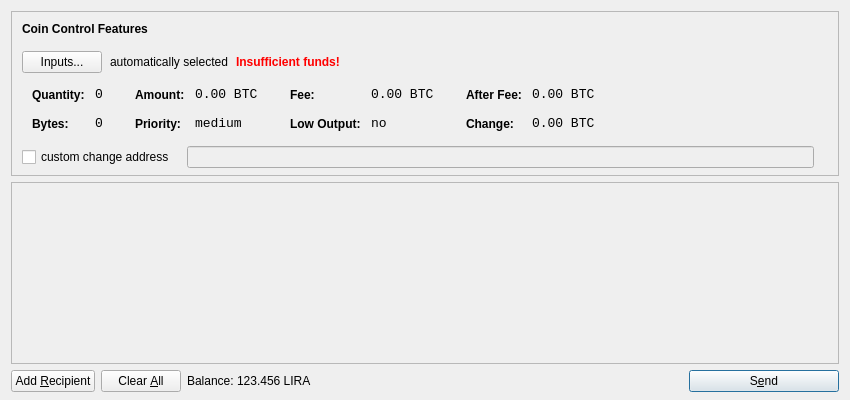
<?xml version="1.0" encoding="UTF-8"?>
<ui version="4.0">
 <class>SendCoinsDialog</class>
 <widget class="QDialog" name="SendCoinsDialog">
  <property name="geometry">
   <rect>
    <x>0</x>
    <y>0</y>
    <width>850</width>
    <height>400</height>
   </rect>
  </property>
  <property name="windowTitle">
   <string>Send Coins</string>
  </property>
  <layout class="QVBoxLayout" name="verticalLayout" stretch="0,1,0">
   <property name="bottomMargin">
    <number>8</number>
   </property>
   <item>
    <widget class="QFrame" name="frameCoinControl">
     <property name="sizePolicy">
      <sizepolicy hsizetype="Expanding" vsizetype="Expanding">
       <horstretch>0</horstretch>
       <verstretch>0</verstretch>
      </sizepolicy>
     </property>
     <property name="maximumSize">
      <size>
       <width>16777215</width>
       <height>16777215</height>
      </size>
     </property>
     <property name="frameShape">
      <enum>QFrame::StyledPanel</enum>
     </property>
     <property name="frameShadow">
      <enum>QFrame::Sunken</enum>
     </property>
     <layout class="QVBoxLayout" name="verticalLayoutCoinControl2">
      <property name="spacing">
       <number>-1</number>
      </property>
      <property name="leftMargin">
       <number>0</number>
      </property>
      <property name="topMargin">
       <number>0</number>
      </property>
      <property name="rightMargin">
       <number>0</number>
      </property>
      <property name="bottomMargin">
       <number>6</number>
      </property>
      <item>
       <layout class="QVBoxLayout" name="verticalLayoutCoinControl" stretch="0,0,0,0,1">
        <property name="spacing">
         <number>0</number>
        </property>
        <property name="leftMargin">
         <number>10</number>
        </property>
        <property name="topMargin">
         <number>10</number>
        </property>
        <item>
         <layout class="QHBoxLayout" name="horizontalLayoutCoinControl1">
          <property name="bottomMargin">
           <number>15</number>
          </property>
          <item>
           <widget class="QLabel" name="labelCoinControlFeatures">
            <property name="sizePolicy">
             <sizepolicy hsizetype="Preferred" vsizetype="Maximum">
              <horstretch>0</horstretch>
              <verstretch>0</verstretch>
             </sizepolicy>
            </property>
            <property name="font">
             <font>
              <weight>75</weight>
              <bold>true</bold>
             </font>
            </property>
            <property name="styleSheet">
             <string notr="true">font-weight:bold;</string>
            </property>
            <property name="text">
             <string>Coin Control Features</string>
            </property>
           </widget>
          </item>
         </layout>
        </item>
        <item>
         <layout class="QHBoxLayout" name="horizontalLayoutCoinControl2" stretch="0,0,0,0">
          <property name="spacing">
           <number>8</number>
          </property>
          <property name="bottomMargin">
           <number>10</number>
          </property>
          <item>
           <widget class="QPushButton" name="pushButtonCoinControl">
            <property name="styleSheet">
             <string notr="true"/>
            </property>
            <property name="text">
             <string>Inputs...</string>
            </property>
           </widget>
          </item>
          <item>
           <widget class="QLabel" name="labelCoinControlAutomaticallySelected">
            <property name="text">
             <string>automatically selected</string>
            </property>
            <property name="margin">
             <number>5</number>
            </property>
           </widget>
          </item>
          <item>
           <widget class="QLabel" name="labelCoinControlInsuffFunds">
            <property name="font">
             <font>
              <weight>75</weight>
              <bold>true</bold>
             </font>
            </property>
            <property name="styleSheet">
             <string notr="true">color:red;font-weight:bold;</string>
            </property>
            <property name="text">
             <string>Insufficient funds!</string>
            </property>
            <property name="margin">
             <number>5</number>
            </property>
           </widget>
          </item>
          <item>
           <spacer name="horizontalSpacerCoinControl">
            <property name="orientation">
             <enum>Qt::Horizontal</enum>
            </property>
            <property name="sizeHint" stdset="0">
             <size>
              <width>40</width>
              <height>1</height>
             </size>
            </property>
           </spacer>
          </item>
         </layout>
        </item>
        <item>
         <widget class="QWidget" name="widgetCoinControl" native="true">
          <property name="sizePolicy">
           <sizepolicy hsizetype="Preferred" vsizetype="Preferred">
            <horstretch>0</horstretch>
            <verstretch>0</verstretch>
           </sizepolicy>
          </property>
          <property name="minimumSize">
           <size>
            <width>0</width>
            <height>0</height>
           </size>
          </property>
          <property name="styleSheet">
           <string notr="true"/>
          </property>
          <layout class="QHBoxLayout" name="horizontalLayoutCoinControl5">
           <property name="margin">
            <number>0</number>
           </property>
           <item>
            <layout class="QHBoxLayout" name="horizontalLayoutCoinControl3" stretch="0,0,0,1">
             <property name="spacing">
              <number>20</number>
             </property>
             <property name="topMargin">
              <number>0</number>
             </property>
             <property name="bottomMargin">
              <number>10</number>
             </property>
             <item>
              <layout class="QFormLayout" name="formLayoutCoinControl1">
               <property name="horizontalSpacing">
                <number>10</number>
               </property>
               <property name="verticalSpacing">
                <number>14</number>
               </property>
               <property name="leftMargin">
                <number>10</number>
               </property>
               <property name="topMargin">
                <number>4</number>
               </property>
               <property name="rightMargin">
                <number>6</number>
               </property>
               <item row="0" column="0">
                <widget class="QLabel" name="labelCoinControlQuantityText">
                 <property name="styleSheet">
                  <string notr="true">font-weight:bold;</string>
                 </property>
                 <property name="text">
                  <string>Quantity:</string>
                 </property>
                 <property name="margin">
                  <number>0</number>
                 </property>
                </widget>
               </item>
               <item row="0" column="1">
                <widget class="QLabel" name="labelCoinControlQuantity">
                 <property name="font">
                  <font>
                   <family>Monospace</family>
                   <pointsize>10</pointsize>
                  </font>
                 </property>
                 <property name="cursor">
                  <cursorShape>IBeamCursor</cursorShape>
                 </property>
                 <property name="contextMenuPolicy">
                  <enum>Qt::ActionsContextMenu</enum>
                 </property>
                 <property name="text">
                  <string notr="true">0</string>
                 </property>
                 <property name="margin">
                  <number>0</number>
                 </property>
                 <property name="textInteractionFlags">
                  <set>Qt::LinksAccessibleByMouse|Qt::TextSelectableByKeyboard|Qt::TextSelectableByMouse</set>
                 </property>
                </widget>
               </item>
               <item row="1" column="0">
                <widget class="QLabel" name="labelCoinControlBytesText">
                 <property name="styleSheet">
                  <string notr="true">font-weight:bold;</string>
                 </property>
                 <property name="text">
                  <string>Bytes:</string>
                 </property>
                </widget>
               </item>
               <item row="1" column="1">
                <widget class="QLabel" name="labelCoinControlBytes">
                 <property name="font">
                  <font>
                   <family>Monospace</family>
                   <pointsize>10</pointsize>
                  </font>
                 </property>
                 <property name="cursor">
                  <cursorShape>IBeamCursor</cursorShape>
                 </property>
                 <property name="contextMenuPolicy">
                  <enum>Qt::ActionsContextMenu</enum>
                 </property>
                 <property name="text">
                  <string notr="true">0</string>
                 </property>
                 <property name="textInteractionFlags">
                  <set>Qt::LinksAccessibleByMouse|Qt::TextSelectableByKeyboard|Qt::TextSelectableByMouse</set>
                 </property>
                </widget>
               </item>
              </layout>
             </item>
             <item>
              <layout class="QFormLayout" name="formLayoutCoinControl2">
               <property name="horizontalSpacing">
                <number>10</number>
               </property>
               <property name="verticalSpacing">
                <number>14</number>
               </property>
               <property name="leftMargin">
                <number>6</number>
               </property>
               <property name="topMargin">
                <number>4</number>
               </property>
               <property name="rightMargin">
                <number>6</number>
               </property>
               <item row="0" column="0">
                <widget class="QLabel" name="labelCoinControlAmountText">
                 <property name="styleSheet">
                  <string notr="true">font-weight:bold;</string>
                 </property>
                 <property name="text">
                  <string>Amount:</string>
                 </property>
                 <property name="margin">
                  <number>0</number>
                 </property>
                </widget>
               </item>
               <item row="0" column="1">
                <widget class="QLabel" name="labelCoinControlAmount">
                 <property name="font">
                  <font>
                   <family>Monospace</family>
                   <pointsize>10</pointsize>
                  </font>
                 </property>
                 <property name="cursor">
                  <cursorShape>IBeamCursor</cursorShape>
                 </property>
                 <property name="contextMenuPolicy">
                  <enum>Qt::ActionsContextMenu</enum>
                 </property>
                 <property name="text">
                  <string notr="true">0.00 BTC</string>
                 </property>
                 <property name="textInteractionFlags">
                  <set>Qt::LinksAccessibleByMouse|Qt::TextSelectableByKeyboard|Qt::TextSelectableByMouse</set>
                 </property>
                </widget>
               </item>
               <item row="1" column="0">
                <widget class="QLabel" name="labelCoinControlPriorityText">
                 <property name="styleSheet">
                  <string notr="true">font-weight:bold;</string>
                 </property>
                 <property name="text">
                  <string>Priority:</string>
                 </property>
                </widget>
               </item>
               <item row="1" column="1">
                <widget class="QLabel" name="labelCoinControlPriority">
                 <property name="font">
                  <font>
                   <family>Monospace</family>
                   <pointsize>10</pointsize>
                  </font>
                 </property>
                 <property name="cursor">
                  <cursorShape>IBeamCursor</cursorShape>
                 </property>
                 <property name="contextMenuPolicy">
                  <enum>Qt::ActionsContextMenu</enum>
                 </property>
                 <property name="text">
                  <string>medium</string>
                 </property>
                 <property name="textInteractionFlags">
                  <set>Qt::LinksAccessibleByMouse|Qt::TextSelectableByKeyboard|Qt::TextSelectableByMouse</set>
                 </property>
                </widget>
               </item>
              </layout>
             </item>
             <item>
              <layout class="QFormLayout" name="formLayoutCoinControl3">
               <property name="horizontalSpacing">
                <number>10</number>
               </property>
               <property name="verticalSpacing">
                <number>14</number>
               </property>
               <property name="leftMargin">
                <number>6</number>
               </property>
               <property name="topMargin">
                <number>4</number>
               </property>
               <property name="rightMargin">
                <number>6</number>
               </property>
               <item row="0" column="0">
                <widget class="QLabel" name="labelCoinControlFeeText">
                 <property name="styleSheet">
                  <string notr="true">font-weight:bold;</string>
                 </property>
                 <property name="text">
                  <string>Fee:</string>
                 </property>
                 <property name="margin">
                  <number>0</number>
                 </property>
                </widget>
               </item>
               <item row="0" column="1">
                <widget class="QLabel" name="labelCoinControlFee">
                 <property name="font">
                  <font>
                   <family>Monospace</family>
                   <pointsize>10</pointsize>
                  </font>
                 </property>
                 <property name="cursor">
                  <cursorShape>IBeamCursor</cursorShape>
                 </property>
                 <property name="contextMenuPolicy">
                  <enum>Qt::ActionsContextMenu</enum>
                 </property>
                 <property name="text">
                  <string notr="true">0.00 BTC</string>
                 </property>
                 <property name="textInteractionFlags">
                  <set>Qt::LinksAccessibleByMouse|Qt::TextSelectableByKeyboard|Qt::TextSelectableByMouse</set>
                 </property>
                </widget>
               </item>
               <item row="1" column="0">
                <widget class="QLabel" name="labelCoinControlLowOutputText">
                 <property name="styleSheet">
                  <string notr="true">font-weight:bold;</string>
                 </property>
                 <property name="text">
                  <string>Low Output:</string>
                 </property>
                </widget>
               </item>
               <item row="1" column="1">
                <widget class="QLabel" name="labelCoinControlLowOutput">
                 <property name="font">
                  <font>
                   <family>Monospace</family>
                   <pointsize>10</pointsize>
                  </font>
                 </property>
                 <property name="cursor">
                  <cursorShape>IBeamCursor</cursorShape>
                 </property>
                 <property name="contextMenuPolicy">
                  <enum>Qt::ActionsContextMenu</enum>
                 </property>
                 <property name="text">
                  <string>no</string>
                 </property>
                 <property name="textInteractionFlags">
                  <set>Qt::LinksAccessibleByMouse|Qt::TextSelectableByKeyboard|Qt::TextSelectableByMouse</set>
                 </property>
                </widget>
               </item>
              </layout>
             </item>
             <item>
              <layout class="QFormLayout" name="formLayoutCoinControl4">
               <property name="horizontalSpacing">
                <number>10</number>
               </property>
               <property name="verticalSpacing">
                <number>14</number>
               </property>
               <property name="leftMargin">
                <number>6</number>
               </property>
               <property name="topMargin">
                <number>4</number>
               </property>
               <property name="rightMargin">
                <number>6</number>
               </property>
               <item row="0" column="0">
                <widget class="QLabel" name="labelCoinControlAfterFeeText">
                 <property name="styleSheet">
                  <string notr="true">font-weight:bold;</string>
                 </property>
                 <property name="text">
                  <string>After Fee:</string>
                 </property>
                 <property name="margin">
                  <number>0</number>
                 </property>
                </widget>
               </item>
               <item row="0" column="1">
                <widget class="QLabel" name="labelCoinControlAfterFee">
                 <property name="font">
                  <font>
                   <family>Monospace</family>
                   <pointsize>10</pointsize>
                  </font>
                 </property>
                 <property name="cursor">
                  <cursorShape>IBeamCursor</cursorShape>
                 </property>
                 <property name="contextMenuPolicy">
                  <enum>Qt::ActionsContextMenu</enum>
                 </property>
                 <property name="text">
                  <string notr="true">0.00 BTC</string>
                 </property>
                 <property name="textInteractionFlags">
                  <set>Qt::LinksAccessibleByMouse|Qt::TextSelectableByKeyboard|Qt::TextSelectableByMouse</set>
                 </property>
                </widget>
               </item>
               <item row="1" column="0">
                <widget class="QLabel" name="labelCoinControlChangeText">
                 <property name="styleSheet">
                  <string notr="true">font-weight:bold;</string>
                 </property>
                 <property name="text">
                  <string>Change:</string>
                 </property>
                </widget>
               </item>
               <item row="1" column="1">
                <widget class="QLabel" name="labelCoinControlChange">
                 <property name="font">
                  <font>
                   <family>Monospace</family>
                   <pointsize>10</pointsize>
                  </font>
                 </property>
                 <property name="cursor">
                  <cursorShape>IBeamCursor</cursorShape>
                 </property>
                 <property name="contextMenuPolicy">
                  <enum>Qt::ActionsContextMenu</enum>
                 </property>
                 <property name="text">
                  <string notr="true">0.00 BTC</string>
                 </property>
                 <property name="textInteractionFlags">
                  <set>Qt::LinksAccessibleByMouse|Qt::TextSelectableByKeyboard|Qt::TextSelectableByMouse</set>
                 </property>
                </widget>
               </item>
              </layout>
             </item>
            </layout>
           </item>
          </layout>
         </widget>
        </item>
        <item>
         <layout class="QHBoxLayout" name="horizontalLayoutCoinControl4" stretch="0,0,0">
          <property name="spacing">
           <number>12</number>
          </property>
          <property name="sizeConstraint">
           <enum>QLayout::SetDefaultConstraint</enum>
          </property>
          <property name="topMargin">
           <number>5</number>
          </property>
          <property name="rightMargin">
           <number>5</number>
          </property>
          <item>
           <widget class="QCheckBox" name="checkBoxCoinControlChange">
            <property name="text">
             <string>custom change address</string>
            </property>
           </widget>
          </item>
          <item>
           <widget class="QLineEdit" name="lineEditCoinControlChange">
            <property name="enabled">
             <bool>false</bool>
            </property>
            <property name="sizePolicy">
             <sizepolicy hsizetype="Expanding" vsizetype="Fixed">
              <horstretch>0</horstretch>
              <verstretch>0</verstretch>
             </sizepolicy>
            </property>
           </widget>
          </item>
          <item>
           <widget class="QLabel" name="labelCoinControlChangeLabel">
            <property name="sizePolicy">
             <sizepolicy hsizetype="Preferred" vsizetype="Expanding">
              <horstretch>0</horstretch>
              <verstretch>0</verstretch>
             </sizepolicy>
            </property>
            <property name="minimumSize">
             <size>
              <width>0</width>
              <height>0</height>
             </size>
            </property>
            <property name="text">
             <string/>
            </property>
            <property name="margin">
             <number>3</number>
            </property>
           </widget>
          </item>
         </layout>
        </item>
        <item>
         <spacer name="verticalSpacerCoinControl">
          <property name="orientation">
           <enum>Qt::Vertical</enum>
          </property>
          <property name="sizeHint" stdset="0">
           <size>
            <width>800</width>
            <height>1</height>
           </size>
          </property>
         </spacer>
        </item>
       </layout>
      </item>
     </layout>
    </widget>
   </item>
   <item>
    <widget class="QScrollArea" name="scrollArea">
     <property name="widgetResizable">
      <bool>true</bool>
     </property>
     <widget class="QWidget" name="scrollAreaWidgetContents">
      <property name="geometry">
       <rect>
        <x>0</x>
        <y>0</y>
        <width>830</width>
        <height>165</height>
       </rect>
      </property>
      <layout class="QVBoxLayout" name="verticalLayout_2">
       <property name="margin">
        <number>0</number>
       </property>
       <item>
        <layout class="QVBoxLayout" name="entries">
         <property name="spacing">
          <number>6</number>
         </property>
        </layout>
       </item>
       <item>
        <spacer name="verticalSpacer">
         <property name="orientation">
          <enum>Qt::Vertical</enum>
         </property>
         <property name="sizeHint" stdset="0">
          <size>
           <width>20</width>
           <height>40</height>
          </size>
         </property>
        </spacer>
       </item>
      </layout>
     </widget>
    </widget>
   </item>
   <item>
    <layout class="QHBoxLayout" name="horizontalLayout">
     <item>
      <widget class="QPushButton" name="addButton">
       <property name="toolTip">
        <string>Send to multiple recipients at once</string>
       </property>
       <property name="text">
        <string>Add &amp;Recipient</string>
       </property>
       <property name="icon">
        <iconset resource="../bitcoin.qrc">
         <normaloff>:/icons/add</normaloff>:/icons/add</iconset>
       </property>
       <property name="autoDefault">
        <bool>false</bool>
       </property>
      </widget>
     </item>
     <item>
      <widget class="QPushButton" name="clearButton">
       <property name="sizePolicy">
        <sizepolicy hsizetype="Minimum" vsizetype="Fixed">
         <horstretch>0</horstretch>
         <verstretch>0</verstretch>
        </sizepolicy>
       </property>
       <property name="toolTip">
        <string>Remove all transaction fields</string>
       </property>
       <property name="text">
        <string>Clear &amp;All</string>
       </property>
       <property name="icon">
        <iconset resource="../bitcoin.qrc">
         <normaloff>:/icons/remove</normaloff>:/icons/remove</iconset>
       </property>
       <property name="autoRepeatDelay">
        <number>300</number>
       </property>
       <property name="autoDefault">
        <bool>false</bool>
       </property>
      </widget>
     </item>
     <item>
      <layout class="QHBoxLayout" name="horizontalLayout_2">
       <property name="spacing">
        <number>3</number>
       </property>
       <item>
        <widget class="QLabel" name="label">
         <property name="text">
          <string>Balance:</string>
         </property>
        </widget>
       </item>
       <item>
        <widget class="QLabel" name="labelBalance">
         <property name="cursor">
          <cursorShape>IBeamCursor</cursorShape>
         </property>
         <property name="text">
          <string>123.456 LIRA</string>
         </property>
         <property name="textInteractionFlags">
          <set>Qt::LinksAccessibleByMouse|Qt::TextSelectableByKeyboard|Qt::TextSelectableByMouse</set>
         </property>
        </widget>
       </item>
      </layout>
     </item>
     <item>
      <spacer name="horizontalSpacer">
       <property name="orientation">
        <enum>Qt::Horizontal</enum>
       </property>
       <property name="sizeHint" stdset="0">
        <size>
         <width>40</width>
         <height>20</height>
        </size>
       </property>
      </spacer>
     </item>
     <item>
      <widget class="QPushButton" name="sendButton">
       <property name="minimumSize">
        <size>
         <width>150</width>
         <height>0</height>
        </size>
       </property>
       <property name="toolTip">
        <string>Confirm the send action</string>
       </property>
       <property name="text">
        <string>S&amp;end</string>
       </property>
       <property name="icon">
        <iconset resource="../bitcoin.qrc">
         <normaloff>:/icons/send</normaloff>:/icons/send</iconset>
       </property>
       <property name="default">
        <bool>true</bool>
       </property>
      </widget>
     </item>
    </layout>
   </item>
  </layout>
 </widget>
 <resources>
  <include location="../bitcoin.qrc"/>
 </resources>
 <connections/>
</ui>
